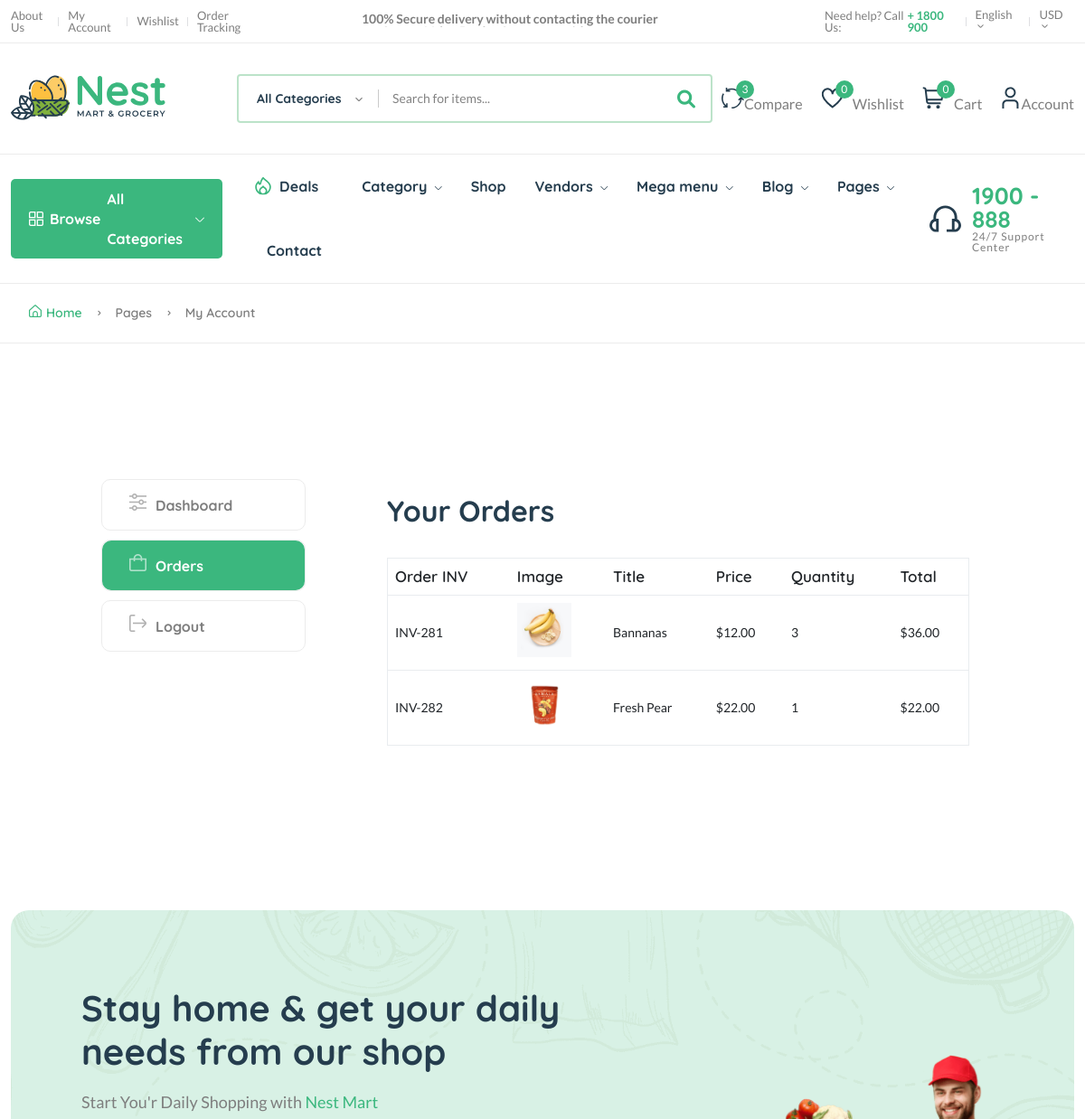
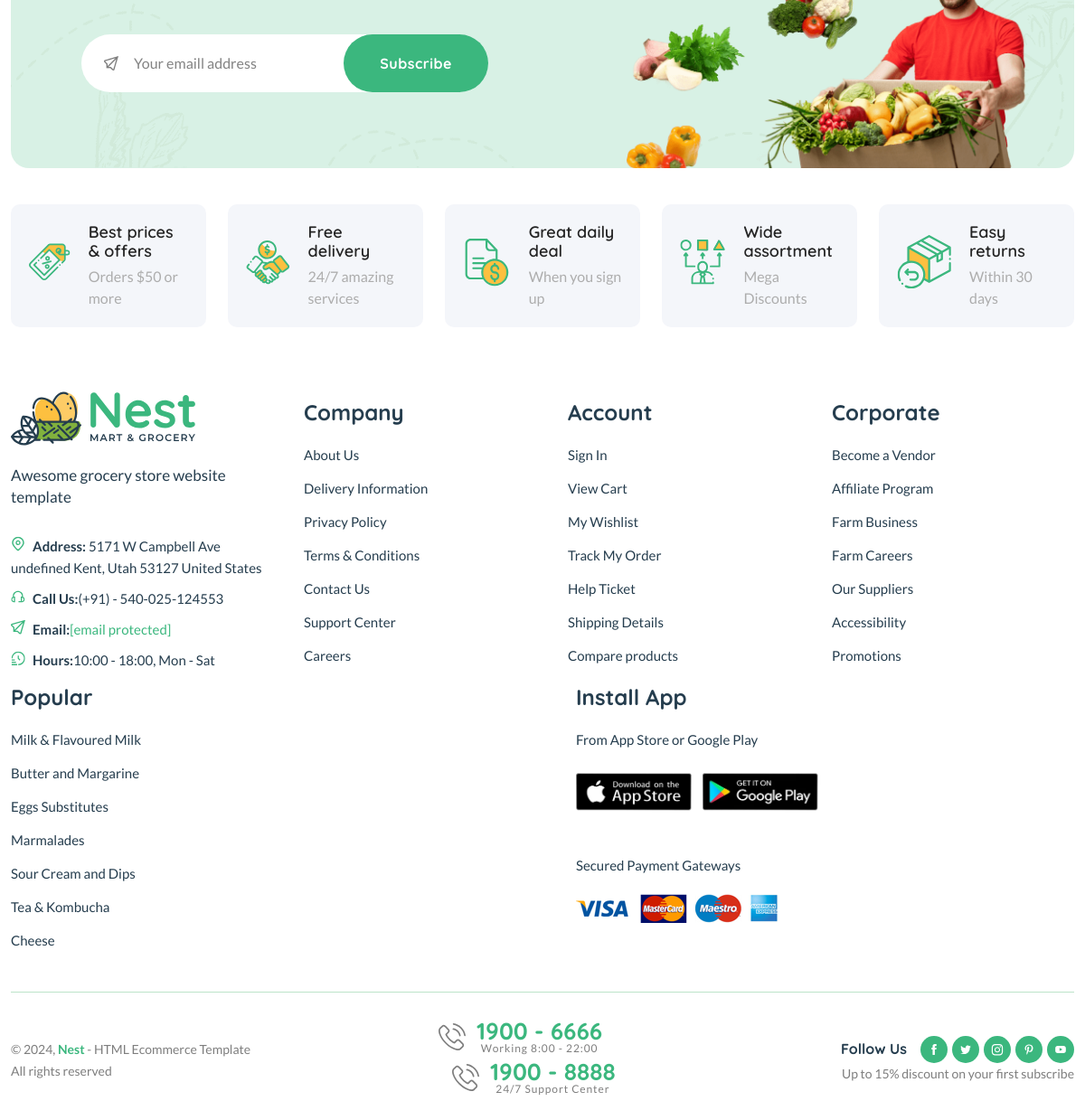
Page /dashboard/order/141 (signed in) on the committed database (2 pictures, top to bottom).
### core/models.py (models this page shows, shortened)
class CartOrderItems(models.Model):
    order = models.ForeignKey(CartOrder, on_delete=models.CASCADE)
    invoice_num = models.CharField(max_length=200)
    product_status = models.CharField(max_length=200)
    item = models.CharField(max_length=200)
    image = models.CharField(max_length=200)
    quantity = models.IntegerField(default=0)
    price = models.DecimalField(max_digits=99, decimal_places=2, default='1,99')
    total = models.DecimalField(max_digits=99, decimal_places=2, default='1,99')
    class Meta:
        verbose_name_plural = 'Card Order Items'

### core/views.py (the view)
# urls.py: path('dashboard/order/<int:id>', order_detail, name='order-detail'),
def order_detail(request, id):
    order = CartOrder.objects.get(user=request.user, id=id)
    order_items = CartOrderItems.objects.filter(order=order)
    context = {
        "order_items": order_items,
    }
    return render(request, 'core/order-detail.html', context)

### templates/core/order-detail.html (shortened to what this page needs)
{% extends 'partials/base.html' %}
{% load static %}
{% block content %}
    <main class="main pages">
        <div class="page-header breadcrumb-wrap">
            <div class="container">
                <div class="breadcrumb">
                    <a href="index.html" rel="nofollow"><i class="fi-rs-home mr-5"></i>Home</a>
                    <span></span> Pages <span></span> My Account
                </div>
            </div>
        </div>
        <div class="page-content pt-150 pb-150">
            <div class="container">
                <div class="row">
                    <div class="col-lg-10 m-auto">
                        <div class="row">
                            <div class="col-md-3">
                                <div class="dashboard-menu">
                                    <ul class="nav flex-column" role="tablist">
                                        <li class="nav-item">
                                            <a class="nav-link"  href="{% url 'core:dashboard' %}"><i class="fi-rs-settings-sliders mr-10"></i>Dashboard</a>
                                        </li>
                                        <li class="nav-item">
                                            <a class="nav-link active" id="orders-tab" data-bs-toggle="tab" href="#orders" role="tab" aria-controls="orders" aria-selected="false"><i class="fi-rs-shopping-bag mr-10"></i>Orders</a>
                                        </li>
                                        <li class="nav-item">
                                            <a class="nav-link" href="{% url 'userauths:sign-out' %}"><i class="fi-rs-sign-out mr-10"></i>Logout</a>
                                        </li>
                                    </ul>
                                </div>
                            </div>
                            <div class="col-md-9">
                                <div class="tab-content account dashboard-content pl-50">
                                    <div class="tab-pane fade active show" id="orders" role="tabpanel" aria-labelledby="orders-tab">
                                        <div class="card">
                                            <div class="card-header">
                                                <h3 class="mb-0">Your Orders</h3>
                                            </div>
                                            <div class="card-body">
                                                <div class="table-responsive">
                                                    <table class="table">
                                                        <thead>
                                                            <tr>
                                                                <th>Order INV</th>
                                                                <th>Image</th>
                                                                <th>Title</th>
                                                                <th>Price</th>
                                                                <th>Quantity</th>
                                                                <th>Total</th>
                                                            </tr>
                                                        </thead>
                                                        <tbody>
                                                            {% for order in order_items %}
                                                            <tr>
                                                                <td>INV-{{order.id}}</td>
                                                                <td>
                                                                    <p><img src="{{ order.image }}" style="width: 60px; height: 60px; object-fit: cover;" alt=""></p>
                                                                </td>
                                                                <td>{{order.item}}</td>
                                                                <td>${{order.price}}</td>
                                                                <td>{{order.quantity}}</td>
                                                                <td>${{ order.total }}</td>
                                                            </tr>
                                                            {% endfor %}
                                                        </tbody>
                                                    </table>
                                                </div>
                                            </div>
                                        </div>
                                    </div>
                                </div>
                            </div>
                        </div>
                    </div>
                </div>
            </div>
        </div>
    </main>
{% endblock %}

### rows in the picture
CartOrderItems: id "281", image (picture), item "Bannanas", price "12.00", quantity "3", total "36.00"
CartOrderItems: id "282", image (picture), item "Fresh Pear", price "22.00", quantity "1", total "22.00"

### other values in the picture
{{ wishlist.count }} "0"
{{ request.session.cart_data_obj|length }} "0"
